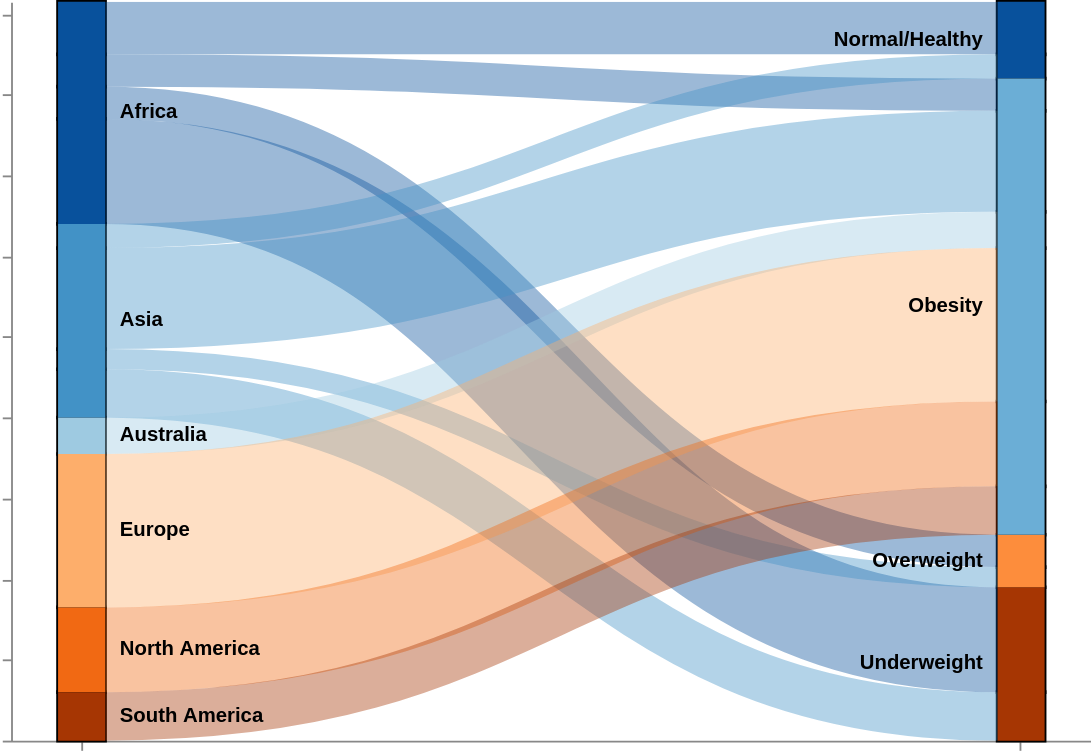

Write the Vega-Lite specification saved for this chart.
### Vega specification from a JSON file in a GitHub repository (floating-point values rounded to 4 significant figures)
{"$schema": "https://vega.github.io/schema/vega/v3.0.json", "width": 585, "height": 400, "data": [{"name": "rawData", "values": {"aggregations": {"table": {"buckets": [{"key": {"stk1": "Africa", "stk2": "Underweight"}, "doc_count": 26, "col": "#2171b5"}, {"key": {"stk1": "Africa", "stk2": "Normal/Healthy"}, "doc_count": 13, "col": "#9ecae1"}, {"key": {"stk1": "Africa", "stk2": "Overweight"}, "doc_count": 8, "col": "#fc9272"}, {"key": {"stk1": "Africa", "stk2": "Obesity"}, "doc_count": 8, "col": "#cb181d"}, {"key": {"stk1": "Asia", "stk2": "Underweight"}, "doc_count": 12, "col": "#2171b5"}, {"key": {"stk1": "Asia", "stk2": "Normal/Healthy"}, "doc_count": 6, "col": "#9ecae1"}, {"key": {"stk1": "Asia", "stk2": "Overweight"}, "doc_count": 5, "col": "#fc9272"}, {"key": {"stk1": "Asia", "stk2": "Obesity"}, "doc_count": 25, "col": "#cb181d"}, {"key": {"stk1": "Australia", "stk2": "Obesity"}, "doc_count": 9, "col": "#cb181d"}, {"key": {"stk1": "Europe", "stk2": "Obesity"}, "doc_count": 38, "col": "#cb181d"}, {"key": {"stk1": "North America", "stk2": "Obesity"}, "doc_count": 21, "col": "#cb181d"}, {"key": {"stk1": "South America", "stk2": "Obesity"}, "doc_count": 12, "col": "#cb181d"}]}}}, "format": {"property": "aggregations.table.buckets"}, "transform": [{"type": "formula", "expr": "datum.key.stk1", "as": "stk1"}, {"type": "formula", "expr": "datum.key.stk2", "as": "stk2"}, {"type": "formula", "expr": "datum.doc_count", "as": "size"}]}, {"name": "nodes", "source": "rawData", "transform": [{"type": "filter", "expr": "!groupSelector || groupSelector.stk1 == datum.stk1 || groupSelector.stk2 == datum.stk2"}, {"type": "formula", "expr": "datum.stk1+datum.stk2", "as": "key"}, {"type": "fold", "fields": ["stk1", "stk2"], "as": ["stack", "grpId"]}, {"type": "formula", "expr": "datum.stack == 'stk1' ? datum.stk1+datum.stk2 : datum.stk2+datum.stk1", "as": "sortField"}, {"type": "stack", "groupby": ["stack"], "sort": {"field": "sortField", "order": "descending"}, "field": "size"}, {"type": "formula", "expr": "(datum.y0+datum.y1)/2", "as": "yc"}]}, {"name": "groups", "source": "nodes", "transform": [{"type": "aggregate", "groupby": ["stack", "grpId"], "fields": ["size"], "ops": ["sum"], "as": ["total"]}, {"type": "stack", "groupby": ["stack"], "sort": {"field": "grpId", "order": "descending"}, "field": "total"}, {"type": "formula", "expr": "scale('y', datum.y0)", "as": "scaledY0"}, {"type": "formula", "expr": "scale('y', datum.y1)", "as": "scaledY1"}, {"type": "formula", "expr": "datum.stack == 'stk1'", "as": "rightLabel"}, {"type": "formula", "expr": "datum.total/domain('y')[1]", "as": "percentage"}]}, {"name": "destinationNodes", "source": "nodes", "transform": [{"type": "filter", "expr": "datum.stack == 'stk2'"}]}, {"name": "edges", "source": "nodes", "transform": [{"type": "filter", "expr": "datum.stack == 'stk1'"}, {"type": "lookup", "from": "destinationNodes", "key": "key", "fields": ["key"], "as": ["target"]}, {"type": "linkpath", "orient": "horizontal", "shape": "diagonal", "sourceY": {"expr": "scale('y', datum.yc)"}, "sourceX": {"expr": "scale('x', 'stk1') + bandwidth('x')"}, "targetY": {"expr": "scale('y', datum.target.yc)"}, "targetX": {"expr": "scale('x', 'stk2')"}}, {"type": "formula", "expr": "range('y')[0]-scale('y', datum.size)", "as": "strokeWidth"}, {"type": "formula", "expr": "datum.size/domain('y')[1]", "as": "percentage"}]}], "scales": [{"name": "x", "type": "band", "range": "width", "domain": ["stk1", "stk2"], "paddingOuter": 0.05, "paddingInner": 0.95}, {"name": "y", "type": "linear", "range": "height", "domain": {"data": "nodes", "field": "y1"}}, {"name": "color", "type": "ordinal", "range": ["#08519c", "#4292c6", "#9ecae1", "#fdae6b", "#f16913", "#a63603", "#a63603", "#08519c", "#fd8d3c", "#6baed6"], "domain": {"data": "rawData", "fields": ["stk1", "stk2"]}}, {"name": "stackNames", "type": "ordinal", "range": ["Source", "Destination"], "domain": ["stk1", "stk2"]}], "axes": [{"orient": "bottom", "scale": "x", "labels": false, "encode": {"labels": {"update": {"text": {"scale": "stackNames", "field": "value"}}}}}, {"orient": "left", "scale": "y", "labels": false}], "marks": [{"type": "rect", "from": {"data": "nodes"}, "encode": {"enter": {"stroke": {"value": "#000"}, "strokeWidth": {"value": 2}, "width": {"scale": "x", "band": 1}, "x": {"scale": "x", "field": "stack"}, "y": {"field": "y0", "scale": "y"}, "y2": {"field": "y1", "scale": "y"}}}}, {"type": "path", "name": "edgeMark", "from": {"data": "edges"}, "clip": true, "encode": {"update": {"stroke": [{"test": "groupSelector && groupSelector.stack=='stk1'", "scale": "color", "field": "stk2"}, {"scale": "color", "field": "stk1"}], "strokeWidth": {"field": "strokeWidth"}, "path": {"field": "path"}, "strokeOpacity": {"signal": "!groupSelector && (groupHover.stk1 == datum.stk1 || groupHover.stk2 == datum.stk2) ? 0.9 : 0.4"}, "zindex": {"signal": "!groupSelector && (groupHover.stk1 == datum.stk1 || groupHover.stk2 == datum.stk2) ? 1 : 0"}, "tooltip": {"signal": "datum.stk1 + ' → ' + datum.stk2 + '    ' + format(datum.size, ',.0f') + '   (' + format(datum.percentage, '.1%') + ')'"}}, "hover": {"strokeOpacity": {"value": 1}}}}, {"type": "rect", "name": "groupMark", "from": {"data": "groups"}, "encode": {"enter": {"fill": {"scale": "color", "field": "grpId"}, "width": {"scale": "x", "band": 1}}, "update": {"x": {"scale": "x", "field": "stack"}, "y": {"field": "scaledY0"}, "y2": {"field": "scaledY1"}, "fillOpacity": {"value": 1}, "tooltip": {"signal": "datum.grpId + '   ' + format(datum.total, ',.0f') + '   (' + format(datum.percentage, '.1%') + ')'"}}, "hover": {"fillOpacity": {"value": 1}}}}, {"type": "text", "from": {"data": "groups"}, "interactive": false, "encode": {"update": {"x": {"signal": "scale('x', datum.stack) + (datum.rightLabel ? bandwidth('x') + 8 : -8)"}, "yc": {"signal": "(datum.scaledY0 + datum.scaledY1)/2"}, "align": {"signal": "datum.rightLabel ? 'left' : 'right'"}, "baseline": {"value": "middle"}, "fontWeight": {"value": "bold"}, "text": {"signal": "abs(datum.scaledY0-datum.scaledY1) > 13 ? datum.grpId : ''"}}}}, {"type": "group", "data": [{"name": "dataForShowAll", "values": [{}], "transform": [{"type": "filter", "expr": "groupSelector"}]}], "encode": {"enter": {"xc": {"signal": "width/2"}, "y": {"value": 30}, "width": {"value": 80}, "height": {"value": 30}}}, "marks": [{"type": "group", "name": "groupReset", "from": {"data": "dataForShowAll"}, "encode": {"enter": {"cornerRadius": {"value": 6}, "fill": {"value": "#f5f5f5"}, "stroke": {"value": "#c1c1c1"}, "strokeWidth": {"value": 2}, "height": {"field": {"group": "height"}}, "width": {"field": {"group": "width"}}}, "update": {"opacity": {"value": 1}}, "hover": {"opacity": {"value": 0.7}}}, "marks": [{"type": "text", "interactive": false, "encode": {"enter": {"xc": {"field": {"group": "width"}, "mult": 0.5}, "yc": {"field": {"group": "height"}, "mult": 0.5, "offset": 2}, "align": {"value": "center"}, "baseline": {"value": "middle"}, "fontWeight": {"value": "bold"}, "text": {"value": "Show All"}}}}]}]}], "signals": [{"name": "groupHover", "value": {}, "on": [{"events": "@groupMark:mouseover", "update": "{stk1:datum.stack=='stk1' && datum.grpId, stk2:datum.stack=='stk2' && datum.grpId}"}, {"events": "mouseout", "update": "{}"}]}, {"name": "groupSelector", "value": false, "on": [{"events": "@groupMark:click!", "update": "{stack:datum.stack, stk1:datum.stack=='stk1' && datum.grpId, stk2:datum.stack=='stk2' && datum.grpId}"}, {"events": [{"type": "click", "markname": "groupReset"}, {"type": "dblclick"}], "update": "false"}]}]}
